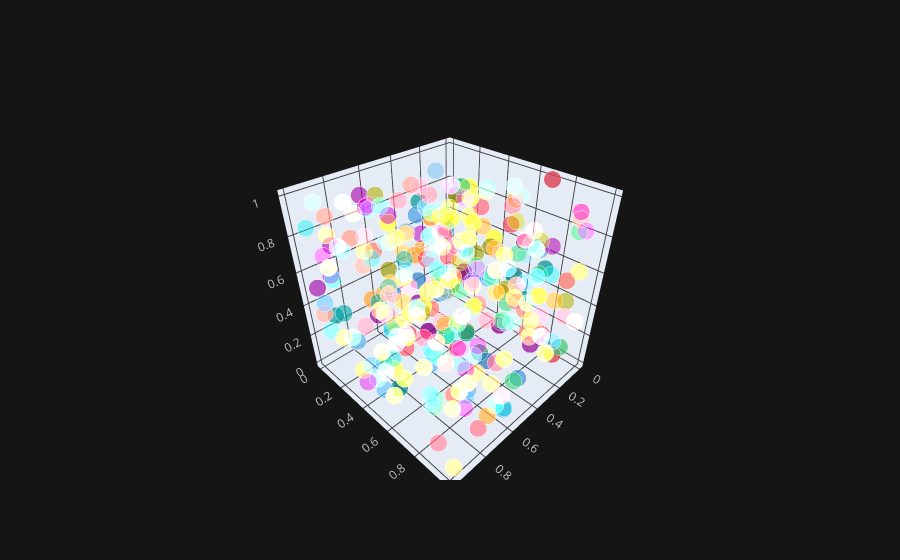

Notebook code for this chart:
### Code cell
df.iplot(x="a",y="b",z="c",kind="scatter3d")

### Figure 1 — Plotly figure (JSON) as saved in the notebook; plotly's stock layout.template omitted (floating-point values rounded to 4 significant figures; data arrays with more than 128 entries replaced by an {"elided": "..."} marker saying what was removed)
{"data": [{"marker": {"color": {"elided": "300 str values"}, "opacity": 0.8, "size": {"elided": "300 int values"}, "symbol": "circle"}, "mode": "markers", "text": {"elided": "300 str values"}, "type": "scatter3d", "x": {"elided": "300 float values"}, "y": {"elided": "300 float values"}, "z": {"elided": "300 float values"}}], "layout": {"legend": {"bgcolor": "#151516", "font": {"color": "#D9D9D9"}}, "paper_bgcolor": "#151516", "plot_bgcolor": "#151516", "scene": {"xaxis": {"gridcolor": "#434343", "showgrid": true, "tickfont": {"color": "#C2C2C2"}, "title": {"font": {"color": "#D9D9D9"}, "text": ""}, "zerolinecolor": "#666570"}, "yaxis": {"gridcolor": "#434343", "showgrid": true, "tickfont": {"color": "#C2C2C2"}, "title": {"font": {"color": "#D9D9D9"}, "text": ""}, "zerolinecolor": "#666570"}, "zaxis": {"gridcolor": "#434343", "showgrid": true, "tickfont": {"color": "#C2C2C2"}, "title": {"font": {"color": "#D9D9D9"}, "text": ""}, "zerolinecolor": "#666570"}}, "title": {"font": {"color": "#D9D9D9"}}}}
